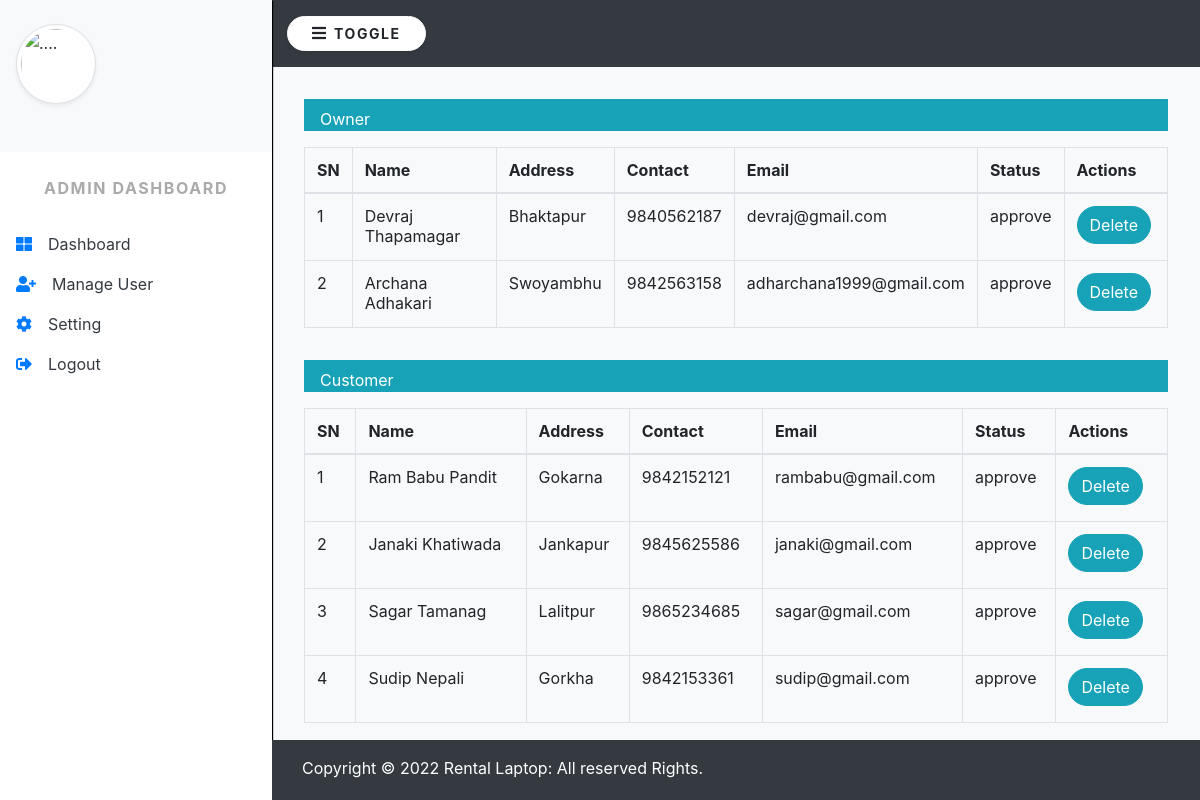
Screenshot of /modules/admin/index.php?m=user with the database file from the repository.
### tables this page shows
CREATE TABLE `owner` (
  `o_id` int(11) UNSIGNED NOT NULL,
  `o_name` varchar(30) NOT NULL,
  `o_address` varchar(30) NOT NULL,
  `o_contact` varchar(10) NOT NULL,
  `o_profile` varchar(225) NOT NULL,
  `o_email` varchar(30) NOT NULL,
  `o_password` varchar(10) NOT NULL,
  `account_status` varchar(20) DEFAULT 'pending',
  `a_id` int(11) UNSIGNED DEFAULT NULL
);

CREATE TABLE `customer` (
  `c_id` int(11) UNSIGNED NOT NULL,
  `c_name` varchar(30) NOT NULL,
  `c_address` varchar(30) NOT NULL,
  `c_contact` varchar(10) NOT NULL,
  `c_profile` varchar(225) NOT NULL,
  `c_email` varchar(30) NOT NULL,
  `c_password` varchar(30) NOT NULL,
  `account_status` varchar(20) DEFAULT 'pending',
  `a_id` int(11) UNSIGNED DEFAULT NULL
);

### scriptlibrary/pagecontroller.php (called while the page is built)
<?php
$req=$_SERVER['REQUEST_URI'];
$sec=explode('/',$req)[3];
$module=isset($_GET['m'])?$_GET['m']:'dashboard';
$page=isset($_GET['p'])?$_GET['p']:'browse';
include dirname(__FILE__)."/../modules/".$sec."/".$module."/".$page.".php";
?>

### engine/models/dbconnection.php (called while the page is built, shortened)
<?php
    class dbh{
        protected function connect(){
            $this->servername="localhost";
            $this->username ="root";
            $this->password="";
            $this->dbname="rentlaptop";
            $conn= new mysqli($this->servername,$this->username,$this->password,$this->dbname);
            return $conn;
        }
    }
?>

### engine/models/user.php (called while the page is built, shortened)
<?php
    class user extends dbh{
        public function getOwner($status){
            if($status=='pending'){
                $sql="SELECT * FROM owner
                WHERE account_status='pending'
                ";
                $result=$this->connect()->query($sql);
                if($result->num_rows > 0){
                    while($row = $result->fetch_assoc()) {
                        $data[]=$row;
                    }
                    return $data;
                }
            }else{
                $sql="SELECT * FROM owner
                WHERE account_status='approve'
                ";
                $result=$this->connect()->query($sql);
                if($result->num_rows > 0){
                    while($row = $result->fetch_assoc()) {
                        $data[]=$row;
                    }
                    return $data;
                }
            }
        }
        public function getCustomer($status){
            if($status=='pending'){
                $sql="SELECT * FROM customer
                WHERE account_status='pending'
                ";
                $result=$this->connect()->query($sql);
                if($result->num_rows > 0){
                    while($row = $result->fetch_assoc()) {
                        $data[]=$row;
                    }
                    return $data;
                }
            }else{
                $sql="SELECT * FROM customer
                WHERE account_status='approve'
                ";
                $result=$this->connect()->query($sql);
                if($result->num_rows > 0){
                    while($row = $result->fetch_assoc()) {
                        $data[]=$row;
                    }
                    return $data;
                }
            }
        }
    }
?>

### modules/admin/user/browse.php (the view)
<?php
     require_once ('../../engine/models/dbconnection.php');
     require_once('../../engine/models/user.php');
     $user= new user();
?>
<div class="mb-3">
  <div class="d-flex justify-content-between  mb-3 bg-info">
      <div class="pt-2"><span class="text-white ml-3">Owner</span></div>
  </div>
  <div class="table-responsive">
    <table class="table table-bordered">
      <thead>
        <tr>
          <th>SN</th>
          <th>Name</th>
          <th>Address</th>
          <th>Contact</th>
          <th>Email</th>
          <th>Status</th>
          <th>Actions</th>
        </tr>
      </thead>
      <tbody>
        <?php
        $owner=$user->getOwner('approve');
        if(!empty($owner)){
            $counter=1;
            foreach($owner as $data){
                ?>
                    <tr>
                        <td><?php echo $counter++;?></td>
                        <td><?php echo $data['o_name']?></td>
                        <td><?php echo $data['o_address']?></td>
                        <td><?php echo $data['o_contact']?></td>
                        <td><?php echo $data['o_email']?></td>
                        <td><?php echo $data['account_status']?></td>
                        <td><a href="index.php?m=user&p=deleteOwner&id=<?php echo $data['o_id']?>" class="btn btn-info rounded-pill mb-1 mr-1" role="button">Delete</a></td>
                    </tr>
                    <?php
            }
        }else {
            ?>
            <tr>
                <td colspan="11" align="center">No data availabe</td>
            </tr>
            <?php
        }
        ?>
      </tbody>
    </table>
  </div>
</div>
<div class="mb-3">
  <div class="d-flex justify-content-between  mb-3 bg-info">
      <div class="pt-2"><span class="text-white ml-3">Customer</span></div>
  </div>
  <div class="table-responsive">
    <table class="table table-bordered">
      <thead>
        <tr>
          <th>SN</th>
          <th>Name</th>
          <th>Address</th>
          <th>Contact</th>
          <th>Email</th>
          <th>Status</th>
          <th>Actions</th>
        </tr>
      </thead>
      <tbody>
        <?php
        $customer=$user->getCustomer('approve');
        if(!empty($customer)){
            $counter=1;
            foreach($customer as $data){
                ?>
                <tr>
                  <td><?php echo $counter++;?></td>
                  <td><?php echo $data['c_name']?></td>
                  <td><?php echo $data['c_address']?></td>
                  <td><?php echo $data['c_contact']?></td>
                  <td><?php echo $data['c_email']?></td>
                  <td><?php echo $data['account_status']?></td>
                  <td><a href="index.php?m=user&p=deleteCust&id=<?php echo $data['c_id']?>" class="btn btn-info rounded-pill mb-1 mr-1" role="button">Delete</a> </td>
                </tr>
              <?php
            }
        }else {
            ?>
            <tr>
                <td colspan="11" align="center">No data availabe</td>
            </tr>
            <?php
        }
        ?>
      </tbody>
    </table>
  </div>
</div>

### css/style1.css (style rules this page uses)
body { background: #fff; min-height: 100vh; overflow-x: hidden; }

### rows the page displays
owner: o_name "Devraj Thapamagar", o_address "Bhaktapur", o_contact "9840562187", o_email "devraj@gmail.com", account_status "approve"
owner: o_name "Archana Adhakari", o_address "Swoyambhu", o_contact "9842563158", o_email "adharchana1999@gmail.com", account_status "approve"
customer: c_name "Ram Babu Pandit", c_address "Gokarna", c_contact "9842152121", c_email "rambabu@gmail.com", account_status "approve"
customer: c_name "Janaki Khatiwada", c_address "Jankapur", c_contact "9845625586", c_email "janaki@gmail.com", account_status "approve"
customer: c_name "Sagar Tamanag", c_address "Lalitpur", c_contact "9865234685", c_email "sagar@gmail.com", account_status "approve"
customer: c_name "Sudip Nepali", c_address "Gorkha", c_contact "9842153361", c_email "sudip@gmail.com", account_status "approve"
